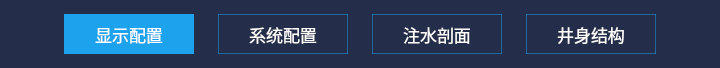
    <widget class="QWidget" name="widget_2" native="true">
     <property name="minimumSize">
      <size>
       <width>0</width>
       <height>68</height>
      </size>
     </property>
     <property name="maximumSize">
      <size>
       <width>16777215</width>
       <height>68</height>
      </size>
     </property>
     <property name="styleSheet">
      <string notr="true">background-color: rgb(36, 46, 74);</string>
     </property>
     <layout class="QHBoxLayout" name="horizontalLayout_2">
      <property name="spacing">
       <number>24</number>
      </property>
      <property name="leftMargin">
       <number>24</number>
      </property>
      <property name="topMargin">
       <number>0</number>
      </property>
      <property name="rightMargin">
       <number>24</number>
      </property>
      <property name="bottomMargin">
       <number>0</number>
      </property>
      <item>
       <spacer name="horizontalSpacer_19">
        <property name="orientation">
         <enum>Qt::Horizontal</enum>
        </property>
        <property name="sizeHint" stdset="0">
         <size>
          <width>40</width>
          <height>20</height>
         </size>
        </property>
       </spacer>
      </item>
      <item>
       <widget class="QPushButton" name="Btn_AlarmConfig">
        <property name="minimumSize">
         <size>
          <width>130</width>
          <height>40</height>
         </size>
        </property>
        <property name="maximumSize">
         <size>
          <width>130</width>
          <height>40</height>
         </size>
        </property>
        <property name="font">
         <font>
          <family>微软雅黑</family>
          <pointsize>13</pointsize>
         </font>
        </property>
        <property name="styleSheet">
         <string notr="true">
QPushButton:checked
{
border: 0.5px solid rgba(29, 163, 238, 0.5);
color:white;
background: #1DA3EE;
}

QPushButton:!checked
{
border: 0.5px solid rgba(29, 163, 238, 0.5);
color:white;
}

</string>
        </property>
        <property name="text">
         <string>显示配置</string>
        </property>
        <property name="checkable">
         <bool>true</bool>
        </property>
        <property name="checked">
         <bool>true</bool>
        </property>
       </widget>
      </item>
      <item>
       <widget class="QPushButton" name="Btn_SysConfig">
        <property name="minimumSize">
         <size>
          <width>130</width>
          <height>40</height>
         </size>
        </property>
        <property name="maximumSize">
         <size>
          <width>500</width>
          <height>40</height>
         </size>
        </property>
        <property name="font">
         <font>
          <family>微软雅黑</family>
          <pointsize>13</pointsize>
         </font>
        </property>
        <property name="styleSheet">
         <string notr="true">QPushButton:checked
{
border: 0.5px solid rgba(29, 163, 238, 0.5);
color:white;
background: #1DA3EE;
}

QPushButton:!checked
{
border: 0.5px solid rgba(29, 163, 238, 0.5);
color:white;
}</string>
        </property>
        <property name="text">
         <string>系统配置</string>
        </property>
        <property name="checkable">
         <bool>true</bool>
        </property>
       </widget>
      </item>
      <item>
       <widget class="QPushButton" name="Btn_FFTconfig">
        <property name="minimumSize">
         <size>
          <width>130</width>
          <height>40</height>
         </size>
        </property>
        <property name="maximumSize">
         <size>
          <width>500</width>
          <height>40</height>
         </size>
        </property>
        <property name="font">
         <font>
          <family>微软雅黑</family>
          <pointsize>13</pointsize>
         </font>
        </property>
        <property name="styleSheet">
         <string notr="true">QPushButton:checked
{
border: 0.5px solid rgba(29, 163, 238, 0.5);
color:white;
background: #1DA3EE;
}

QPushButton:!checked
{
border: 0.5px solid rgba(29, 163, 238, 0.5);
color:white;
}</string>
        </property>
        <property name="text">
         <string>注水剖面</string>
        </property>
        <property name="checkable">
         <bool>true</bool>
        </property>
       </widget>
      </item>
      <item>
       <widget class="QPushButton" name="Btn_StructConfig">
        <property name="minimumSize">
         <size>
          <width>130</width>
          <height>40</height>
         </size>
        </property>
        <property name="maximumSize">
         <size>
          <width>500</width>
          <height>40</height>
         </size>
        </property>
        <property name="font">
         <font>
          <family>微软雅黑</family>
          <pointsize>13</pointsize>
         </font>
        </property>
        <property name="styleSheet">
         <string notr="true">QPushButton:checked
{
border: 0.5px solid rgba(29, 163, 238, 0.5);
color:white;
background: #1DA3EE;
}

QPushButton:!checked
{
border: 0.5px solid rgba(29, 163, 238, 0.5);
color:white;
}</string>
        </property>
        <property name="text">
         <string>井身结构</string>
        </property>
        <property name="checkable">
         <bool>true</bool>
        </property>
       </widget>
      </item>
      <item>
       <spacer name="horizontalSpacer_18">
        <property name="orientation">
         <enum>Qt::Horizontal</enum>
        </property>
        <property name="sizeHint" stdset="0">
         <size>
          <width>40</width>
          <height>20</height>
         </size>
        </property>
       </spacer>
      </item>
     </layout>
    </widget>
